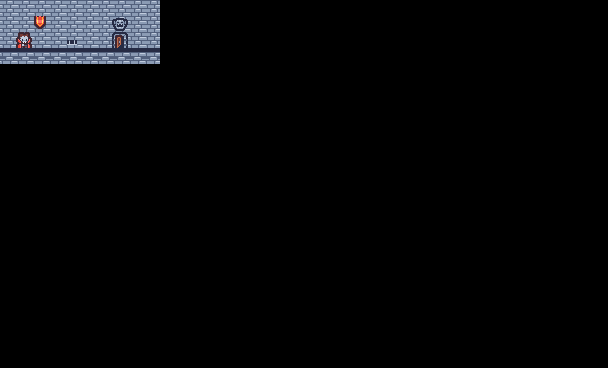

The image is a tile-based game level rendered from a .tmx file. Its description and complete source (layers, tilesets, objects, tile grids) follow:
An orthogonal 38x23 tile map with 16x16 px tiles, 3 tile layers (ground, bkg, spawners).

<map version="1.10" tiledversion="1.11.2" orientation="orthogonal" renderorder="right-down" width="38" height="23" tilewidth="16" tileheight="16" infinite="0" nextlayerid="5" nextobjectid="1">
 <tileset firstgid="1" source="dungeon.tsx" />
 <layer id="1" name="ground" width="38" height="23">
  <data encoding="csv">
0,0,0,0,0,0,0,0,0,0,0,0,0,0,0,0,0,0,0,0,0,0,0,0,0,0,0,0,0,0,0,0,0,0,0,0,0,0,
0,0,0,0,0,0,0,0,0,0,0,0,0,0,0,0,0,0,0,0,0,0,0,0,0,0,0,0,0,0,0,0,0,0,0,0,0,0,
0,0,0,0,0,0,0,0,0,0,0,0,0,0,0,0,0,0,0,0,0,0,0,0,0,0,0,0,0,0,0,0,0,0,0,0,0,0,
49,49,49,49,49,49,49,49,49,49,0,0,0,0,0,0,0,0,0,0,0,0,0,0,0,0,0,0,0,0,0,0,0,0,0,0,0,0,
0,0,0,0,0,0,0,0,0,0,0,0,0,0,0,0,0,0,0,0,0,0,0,0,0,0,0,0,0,0,0,0,0,0,0,0,0,0,
0,0,0,0,0,0,0,0,0,0,0,0,0,0,0,0,0,0,0,0,0,0,0,0,0,0,0,0,0,0,0,0,0,0,0,0,0,0,
0,0,0,0,0,0,0,0,0,0,0,0,0,0,0,0,0,0,0,0,0,0,0,0,0,0,0,0,0,0,0,0,0,0,0,0,0,0,
0,0,0,0,0,0,0,0,0,0,0,0,0,0,0,0,0,0,0,0,0,0,0,0,0,0,0,0,0,0,0,0,0,0,0,0,0,0,
0,0,0,0,0,0,0,0,0,0,0,0,0,0,0,0,0,0,0,0,0,0,0,0,0,0,0,0,0,0,0,0,0,0,0,0,0,0,
0,0,0,0,0,0,0,0,0,0,0,0,0,0,0,0,0,0,0,0,0,0,0,0,0,0,0,0,0,0,0,0,0,0,0,0,0,0,
0,0,0,0,0,0,0,0,0,0,0,0,0,0,0,0,0,0,0,0,0,0,0,0,0,0,0,0,0,0,0,0,0,0,0,0,0,0,
0,0,0,0,0,0,0,0,0,0,0,0,0,0,0,0,0,0,0,0,0,0,0,0,0,0,0,0,0,0,0,0,0,0,0,0,0,0,
0,0,0,0,0,0,0,0,0,0,0,0,0,0,0,0,0,0,0,0,0,0,0,0,0,0,0,0,0,0,0,0,0,0,0,0,0,0,
0,0,0,0,0,0,0,0,0,0,0,0,0,0,0,0,0,0,0,0,0,0,0,0,0,0,0,0,0,0,0,0,0,0,0,0,0,0,
0,0,0,0,0,0,0,0,0,0,0,0,0,0,0,0,0,0,0,0,0,0,0,0,0,0,0,0,0,0,0,0,0,0,0,0,0,0,
0,0,0,0,0,0,0,0,0,0,0,0,0,0,0,0,0,0,0,0,0,0,0,0,0,0,0,0,0,0,0,0,0,0,0,0,0,0,
0,0,0,0,0,0,0,0,0,0,0,0,0,0,0,0,0,0,0,0,0,0,0,0,0,0,0,0,0,0,0,0,0,0,0,0,0,0,
0,0,0,0,0,0,0,0,0,0,0,0,0,0,0,0,0,0,0,0,0,0,0,0,0,0,0,0,0,0,0,0,0,0,0,0,0,0,
0,0,0,0,0,0,0,0,0,0,0,0,0,0,0,0,0,0,0,0,0,0,0,0,0,0,0,0,0,0,0,0,0,0,0,0,0,0,
0,0,0,0,0,0,0,0,0,0,0,0,0,0,0,0,0,0,0,0,0,0,0,0,0,0,0,0,0,0,0,0,0,0,0,0,0,0,
0,0,0,0,0,0,0,0,0,0,0,0,0,0,0,0,0,0,0,0,0,0,0,0,0,0,0,0,0,0,0,0,0,0,0,0,0,0,
0,0,0,0,0,0,0,0,0,0,0,0,0,0,0,0,0,0,0,0,0,0,0,0,0,0,0,0,0,0,0,0,0,0,0,0,0,0,
0,0,0,0,0,0,0,0,0,0,0,0,0,0,0,0,0,0,0,0,0,0,0,0,0,0,0,0,0,0,0,0,0,0,0,0,0,0
</data>
 </layer>
 <layer id="4" name="bkg" width="38" height="23">
  <data encoding="csv">
41,41,41,41,41,41,41,41,41,41,0,0,0,0,0,0,0,0,0,0,0,0,0,0,0,0,0,0,0,0,0,0,0,0,0,0,0,0,
41,41,30,41,41,41,41,20,41,41,0,0,0,0,0,0,0,0,0,0,0,0,0,0,0,0,0,0,0,0,0,0,0,0,0,0,0,0,
41,41,41,41,29,41,41,34,41,41,0,0,0,0,0,0,0,0,0,0,0,0,0,0,0,0,0,0,0,0,0,0,0,0,0,0,0,0,
0,0,0,0,0,0,0,0,0,0,0,0,0,0,0,0,0,0,0,0,0,0,0,0,0,0,0,0,0,0,0,0,0,0,0,0,0,0,
0,0,0,0,0,0,0,0,0,0,0,0,0,0,0,0,0,0,0,0,0,0,0,0,0,0,0,0,0,0,0,0,0,0,0,0,0,0,
0,0,0,0,0,0,0,0,0,0,0,0,0,0,0,0,0,0,0,0,0,0,0,0,0,0,0,0,0,0,0,0,0,0,0,0,0,0,
0,0,0,0,0,0,0,0,0,0,0,0,0,0,0,0,0,0,0,0,0,0,0,0,0,0,0,0,0,0,0,0,0,0,0,0,0,0,
0,0,0,0,0,0,0,0,0,0,0,0,0,0,0,0,0,0,0,0,0,0,0,0,0,0,0,0,0,0,0,0,0,0,0,0,0,0,
0,0,0,0,0,0,0,0,0,0,0,0,0,0,0,0,0,0,0,0,0,0,0,0,0,0,0,0,0,0,0,0,0,0,0,0,0,0,
0,0,0,0,0,0,0,0,0,0,0,0,0,0,0,0,0,0,0,0,0,0,0,0,0,0,0,0,0,0,0,0,0,0,0,0,0,0,
0,0,0,0,0,0,0,0,0,0,0,0,0,0,0,0,0,0,0,0,0,0,0,0,0,0,0,0,0,0,0,0,0,0,0,0,0,0,
0,0,0,0,0,0,0,0,0,0,0,0,0,0,0,0,0,0,0,0,0,0,0,0,0,0,0,0,0,0,0,0,0,0,0,0,0,0,
0,0,0,0,0,0,0,0,0,0,0,0,0,0,0,0,0,0,0,0,0,0,0,0,0,0,0,0,0,0,0,0,0,0,0,0,0,0,
0,0,0,0,0,0,0,0,0,0,0,0,0,0,0,0,0,0,0,0,0,0,0,0,0,0,0,0,0,0,0,0,0,0,0,0,0,0,
0,0,0,0,0,0,0,0,0,0,0,0,0,0,0,0,0,0,0,0,0,0,0,0,0,0,0,0,0,0,0,0,0,0,0,0,0,0,
0,0,0,0,0,0,0,0,0,0,0,0,0,0,0,0,0,0,0,0,0,0,0,0,0,0,0,0,0,0,0,0,0,0,0,0,0,0,
0,0,0,0,0,0,0,0,0,0,0,0,0,0,0,0,0,0,0,0,0,0,0,0,0,0,0,0,0,0,0,0,0,0,0,0,0,0,
0,0,0,0,0,0,0,0,0,0,0,0,0,0,0,0,0,0,0,0,0,0,0,0,0,0,0,0,0,0,0,0,0,0,0,0,0,0,
0,0,0,0,0,0,0,0,0,0,0,0,0,0,0,0,0,0,0,0,0,0,0,0,0,0,0,0,0,0,0,0,0,0,0,0,0,0,
0,0,0,0,0,0,0,0,0,0,0,0,0,0,0,0,0,0,0,0,0,0,0,0,0,0,0,0,0,0,0,0,0,0,0,0,0,0,
0,0,0,0,0,0,0,0,0,0,0,0,0,0,0,0,0,0,0,0,0,0,0,0,0,0,0,0,0,0,0,0,0,0,0,0,0,0,
0,0,0,0,0,0,0,0,0,0,0,0,0,0,0,0,0,0,0,0,0,0,0,0,0,0,0,0,0,0,0,0,0,0,0,0,0,0,
0,0,0,0,0,0,0,0,0,0,0,0,0,0,0,0,0,0,0,0,0,0,0,0,0,0,0,0,0,0,0,0,0,0,0,0,0,0
</data>
 </layer>
 <layer id="3" name="spawners" width="38" height="23">
  <data encoding="csv">
0,0,0,0,0,0,0,0,0,0,0,0,0,0,0,0,0,0,0,0,0,0,0,0,0,0,0,0,0,0,0,0,0,0,0,0,0,0,
0,0,0,0,0,0,0,0,0,0,0,0,0,0,0,0,0,0,0,0,0,0,0,0,0,0,0,0,0,0,0,0,0,0,0,0,0,0,
0,50,0,0,0,0,0,0,0,0,0,0,0,0,0,0,0,0,0,0,0,0,0,0,0,0,0,0,0,0,0,0,0,0,0,0,0,0,
0,0,0,0,0,0,0,0,0,0,0,0,0,0,0,0,0,0,0,0,0,0,0,0,0,0,0,0,0,0,0,0,0,0,0,0,0,0,
0,0,0,0,0,0,0,0,0,0,0,0,0,0,0,0,0,0,0,0,0,0,0,0,0,0,0,0,0,0,0,0,0,0,0,0,0,0,
0,0,0,0,0,0,0,0,0,0,0,0,0,0,0,0,0,0,0,0,0,0,0,0,0,0,0,0,0,0,0,0,0,0,0,0,0,0,
0,0,0,0,0,0,0,0,0,0,0,0,0,0,0,0,0,0,0,0,0,0,0,0,0,0,0,0,0,0,0,0,0,0,0,0,0,0,
0,0,0,0,0,0,0,0,0,0,0,0,0,0,0,0,0,0,0,0,0,0,0,0,0,0,0,0,0,0,0,0,0,0,0,0,0,0,
0,0,0,0,0,0,0,0,0,0,0,0,0,0,0,0,0,0,0,0,0,0,0,0,0,0,0,0,0,0,0,0,0,0,0,0,0,0,
0,0,0,0,0,0,0,0,0,0,0,0,0,0,0,0,0,0,0,0,0,0,0,0,0,0,0,0,0,0,0,0,0,0,0,0,0,0,
0,0,0,0,0,0,0,0,0,0,0,0,0,0,0,0,0,0,0,0,0,0,0,0,0,0,0,0,0,0,0,0,0,0,0,0,0,0,
0,0,0,0,0,0,0,0,0,0,0,0,0,0,0,0,0,0,0,0,0,0,0,0,0,0,0,0,0,0,0,0,0,0,0,0,0,0,
0,0,0,0,0,0,0,0,0,0,0,0,0,0,0,0,0,0,0,0,0,0,0,0,0,0,0,0,0,0,0,0,0,0,0,0,0,0,
0,0,0,0,0,0,0,0,0,0,0,0,0,0,0,0,0,0,0,0,0,0,0,0,0,0,0,0,0,0,0,0,0,0,0,0,0,0,
0,0,0,0,0,0,0,0,0,0,0,0,0,0,0,0,0,0,0,0,0,0,0,0,0,0,0,0,0,0,0,0,0,0,0,0,0,0,
0,0,0,0,0,0,0,0,0,0,0,0,0,0,0,0,0,0,0,0,0,0,0,0,0,0,0,0,0,0,0,0,0,0,0,0,0,0,
0,0,0,0,0,0,0,0,0,0,0,0,0,0,0,0,0,0,0,0,0,0,0,0,0,0,0,0,0,0,0,0,0,0,0,0,0,0,
0,0,0,0,0,0,0,0,0,0,0,0,0,0,0,0,0,0,0,0,0,0,0,0,0,0,0,0,0,0,0,0,0,0,0,0,0,0,
0,0,0,0,0,0,0,0,0,0,0,0,0,0,0,0,0,0,0,0,0,0,0,0,0,0,0,0,0,0,0,0,0,0,0,0,0,0,
0,0,0,0,0,0,0,0,0,0,0,0,0,0,0,0,0,0,0,0,0,0,0,0,0,0,0,0,0,0,0,0,0,0,0,0,0,0,
0,0,0,0,0,0,0,0,0,0,0,0,0,0,0,0,0,0,0,0,0,0,0,0,0,0,0,0,0,0,0,0,0,0,0,0,0,0,
0,0,0,0,0,0,0,0,0,0,0,0,0,0,0,0,0,0,0,0,0,0,0,0,0,0,0,0,0,0,0,0,0,0,0,0,0,0,
0,0,0,0,0,0,0,0,0,0,0,0,0,0,0,0,0,0,0,0,0,0,0,0,0,0,0,0,0,0,0,0,0,0,0,0,0,0
</data>
 </layer>
</map>